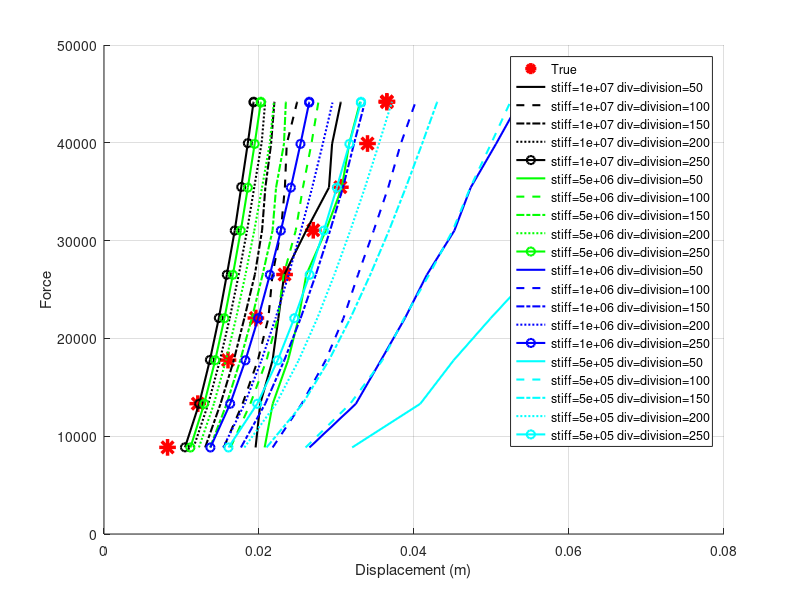

Reproduce this figure in MATLAB.
clc; clear; close all;

g = 9.81;

Press_true = [902.9 1358.7 1812.3 2251.1 2704.5 3165.8 3614.3 4069.9 4501.1 4509.8] .* g;
displ_true = [8.2 12.1 16.0 19.6 23.3 27.0 30.5 34.0 36.5 36.5] ./ 1000;

% -------------------------------------------------------------------------
% DATA (format: [900000.0, Pressure, Displacement])
% -------------------------------------------------------------------------

cases = struct([]);

% ===== stiff = 1e7, visco = 5e3 =====
k = 1;
cases(k).stiff = 1e7; cases(k).visco = 5e3;

cases(k).div50 = [
 900000.0  8848.47 0.01956
 900000.0 13327.50 0.02016
 900000.0 17761.10 0.02175
 900000.0 22068.61 0.02250
 900000.0 26504.89 0.02325
 900000.0 31029.43 0.02609
 900000.0 35430.21 0.02903
 900000.0 39886.57 0.02943
 900000.0 44110.86 0.03054
 900000.0 44197.79 0.03054
];

cases(k).div100 = [
 900000.0  8849.44 0.01546
 900000.0 13324.04 0.01788
 900000.0 17763.05 0.01985
 900000.0 22080.30 0.02121
 900000.0 26505.29 0.02174
 900000.0 31054.59 0.02283
 900000.0 35422.17 0.02334
 900000.0 39885.56 0.02358
 900000.0 44112.97 0.02490
 900000.0 44197.23 0.02493
];

cases(k).div150 = [
 900000.0  8849.58 0.01305
 900000.0 13323.02 0.01504
 900000.0 17775.24 0.01675
 900000.0 22077.69 0.01811
 900000.0 26542.03 0.01947
 900000.0 31069.90 0.02040
 900000.0 35429.78 0.02082
 900000.0 39900.59 0.02156
 900000.0 44117.60 0.02198
 900000.0 44196.44 0.02200
];

cases(k).div200 = [
 900000.0  8859.32 0.01156
 900000.0 13329.70 0.01346
 900000.0 17766.19 0.01496
 900000.0 22068.33 0.01622
 900000.0 26563.26 0.01740
 900000.0 31025.49 0.01846
 900000.0 35513.45 0.01940
 900000.0 40045.66 0.02035
 900000.0 44198.90 0.02080
 900000.0 44242.61 0.02081
];

cases(k).div250 = [
 900000.0  8863.21 0.01045
 900000.0 13318.88 0.01228
 900000.0 17801.52 0.01367
 900000.0 22088.20 0.01482
 900000.0 26511.98 0.01585
 900000.0 31029.54 0.01687
 900000.0 35482.84 0.01771
 900000.0 39965.49 0.01856
 900000.0 44142.85 0.01929
 900000.0 44196.79 0.01931
];

% ===== stiff = 5e6, visco = 4e3 =====
k = 2;
cases(k).stiff = 5e6; cases(k).visco = 4e3;

cases(k).div50 = [
 900000.0  8853.32 0.02073
 900000.0 13315.39 0.02177
 900000.0 17760.63 0.02375
 900000.0 22063.78 0.02511
 900000.0 26504.27 0.02610
 900000.0 31025.04 0.02862
 900000.0 35420.24 0.03069
 900000.0 39895.97 0.03163
 900000.0 44110.85 0.03303
 900000.0 44196.09 0.03307
];

cases(k).div100 = [
 900000.0  8848.93 0.01633
 900000.0 13315.38 0.01888
 900000.0 17760.66 0.02097
 900000.0 22070.47 0.02242
 900000.0 26505.44 0.02318
 900000.0 31028.67 0.02474
 900000.0 35438.20 0.02567
 900000.0 39886.78 0.02676
 900000.0 44111.52 0.02765
 900000.0 44196.66 0.02768
];

cases(k).div150 = [
 900000.0  8848.87 0.01369
 900000.0 13315.66 0.01583
 900000.0 17762.19 0.01758
 900000.0 22063.11 0.01908
 900000.0 26504.50 0.02046
 900000.0 31034.12 0.02175
 900000.0 35421.63 0.02220
 900000.0 39886.24 0.02322
 900000.0 44112.65 0.02346
 900000.0 44201.03 0.02348
];

cases(k).div200 = [
 900000.0  8854.68 0.01225
 900000.0 13315.30 0.01418
 900000.0 17761.06 0.01573
 900000.0 22061.51 0.01704
 900000.0 26504.95 0.01825
 900000.0 31030.33 0.01939
 900000.0 35421.99 0.02039
 900000.0 39886.87 0.02138
 900000.0 44114.12 0.02192
 900000.0 44196.26 0.02194
];

cases(k).div250 = [
 900000.0  8848.62 0.01115
 900000.0 13316.67 0.01293
 900000.0 17768.01 0.01435
 900000.0 22061.46 0.01554
 900000.0 26506.20 0.01663
 900000.0 31025.77 0.01765
 900000.0 35420.68 0.01856
 900000.0 39885.62 0.01944
 900000.0 44113.19 0.02023
 900000.0 44197.43 0.02024
];

% ===== stiff = 1e6, visco = 2e3 =====
k = 3;
cases(k).stiff = 1e6; cases(k).visco = 2e3;

cases(k).div50 = [
 900000.0  8848.52 0.02651
 900000.0 13315.37 0.03250
 900000.0 17760.68 0.03573
 900000.0 22062.44 0.03883
 900000.0 26504.14 0.04166
 900000.0 31024.91 0.04521
 900000.0 35420.24 0.04731
 900000.0 39885.38 0.05058
 900000.0 44110.83 0.05355
 900000.0 44196.11 0.05361
];

cases(k).div100 = [
 900000.0  8848.45 0.02176
 900000.0 13315.33 0.02551
 900000.0 17760.96 0.02860
 900000.0 22061.57 0.03090
 900000.0 26504.14 0.03277
 900000.0 31025.05 0.03480
 900000.0 35421.13 0.03667
 900000.0 39885.03 0.03829
 900000.0 44110.84 0.04017
 900000.0 44196.05 0.04020
];

cases(k).div150 = [
 900000.0  8848.52 0.01767
 900000.0 13316.25 0.02080
 900000.0 17761.37 0.02326
 900000.0 22060.86 0.02537
 900000.0 26504.32 0.02733
 900000.0 31024.86 0.02917
 900000.0 35421.60 0.03083
 900000.0 39885.17 0.03225
 900000.0 44110.78 0.03365
 900000.0 44196.18 0.03368
];

cases(k).div200 = [
 900000.0  8849.31 0.01538
 900000.0 13315.28 0.01815
 900000.0 17760.94 0.02032
 900000.0 22060.90 0.02214
 900000.0 26504.33 0.02382
 900000.0 31024.91 0.02541
 900000.0 35421.56 0.02686
 900000.0 39885.96 0.02823
 900000.0 44110.85 0.02948
 900000.0 44196.88 0.02950
];

cases(k).div250 = [
 900000.0  8848.42 0.01373
 900000.0 13315.34 0.01628
 900000.0 17760.75 0.01825
 900000.0 22060.80 0.01989
 900000.0 26504.19 0.02140
 900000.0 31024.88 0.02282
 900000.0 35420.17 0.02411
 900000.0 39885.03 0.02535
 900000.0 44110.81 0.02647
 900000.0 44196.11 0.02649
];

% ===== stiff = 5e5, visco = 1e3 =====
k = 4;
cases(k).stiff = 5e5; cases(k).visco = 2e3;

cases(k).div50 = [900000.0 8848.52 0.03202		
900000.0 13315.37 0.04081		
900000.0 17760.57 0.04511		
900000.0 22060.93 0.04989		
900000.0 26504.15 0.05507		
900000.0 31024.85 0.059		
900000.0 35420.23 0.06348		
900000.0 39886.74 0.06646		
900000.0 44110.92 0.07009		
900000.0 44196.04 0.07016		
];

cases(k).div100 = [900000.0 8848.53 0.02601		
900000.0 13315.4 0.03177		
900000.0 17760.79 0.03592		
900000.0 22062.07 0.03873		
900000.0 26504.33 0.04194		
900000.0 31025.04 0.04499		
900000.0 35420.38 0.04726		
900000.0 39885.42 0.04993		
900000.0 44110.98 0.05239		
900000.0 44196.43 0.05244		
];

cases(k).div150 = [900000.0 8848.42 0.02097		
900000.0 13315.26 0.02563		
900000.0 17760.58 0.02902		
900000.0 22060.87 0.03179		
900000.0 26504.18 0.03435		
900000.0 31024.86 0.03677		
900000.0 35420.14 0.03894		
900000.0 39885.08 0.04104		
900000.0 44110.87 0.04296		
900000.0 44196.05 0.043		
];

cases(k).div200 = [900000.0 8848.44 0.01811		
900000.0 13315.38 0.0222		
900000.0 17760.54 0.02512		
900000.0 22060.79 0.02752		
900000.0 26504.14 0.02972		
900000.0 31025.1 0.03178		
900000.0 35420.22 0.03367		
900000.0 39885.04 0.03547		
900000.0 44110.79 0.03712		
900000.0 44196.15 0.03715		
];

cases(k).div250 = [900000.0 8848.46 0.01606
900000.0 13315.32 0.01977
900000.0 17760.7 0.02241
900000.0 22060.86 0.02455
900000.0 26504.16 0.02653
900000.0 31024.87 0.02837
900000.0 35420.16 0.03004
900000.0 39885.09 0.03166
900000.0 44110.84 0.03314
900000.0 44196.08 0.03317
];




% -------------------------------------------------------------------------
% PLOTTING
% -------------------------------------------------------------------------
divNames = {'div50','div100','div150','div200','div250'};
divLabels = {'division=50','division=100','division=150','division=200','division=250'};
coloring = {'k','g','b','c'};
shaping  = {'-','--','-.',':','-o'};    
figure(); 
hold on; 
grid on;
plot(displ_true, Press_true, '*r',...
     'MarkerSize',12, ...
    'LineWidth',2.5, ...
    'DisplayName','True');
xlabel('Displacement (m)');
ylabel('Force');  % adjust label if you know exact units
for k = 1:numel(cases)

    for i = 1:numel(divNames)

        M = cases(k).(divNames{i});
        x = M(:,3);   % displacement
        y = M(:,2);   % force

        plot(x, y, ...
            [coloring{k} shaping{i}], ...
            'LineWidth',1.5, ...
            'DisplayName',sprintf('stiff=%.0e div=%s',cases(k).stiff,divLabels{i}));

    end
end

legend('Location','best');
